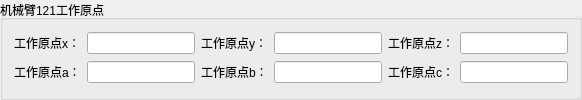
         <widget class="QGroupBox" name="groupBox_26">
          <property name="sizePolicy">
           <sizepolicy hsizetype="Preferred" vsizetype="Preferred">
            <horstretch>0</horstretch>
            <verstretch>0</verstretch>
           </sizepolicy>
          </property>
          <property name="title">
           <string>机械臂121工作原点</string>
          </property>
          <layout class="QGridLayout" name="gridLayout_32">
           <item row="0" column="0">
            <widget class="QLabel" name="label_177">
             <property name="sizePolicy">
              <sizepolicy hsizetype="Maximum" vsizetype="Fixed">
               <horstretch>0</horstretch>
               <verstretch>0</verstretch>
              </sizepolicy>
             </property>
             <property name="text">
              <string>工作原点x：</string>
             </property>
            </widget>
           </item>
           <item row="3" column="0">
            <widget class="QLabel" name="label_180">
             <property name="sizePolicy">
              <sizepolicy hsizetype="Maximum" vsizetype="Fixed">
               <horstretch>0</horstretch>
               <verstretch>0</verstretch>
              </sizepolicy>
             </property>
             <property name="text">
              <string>工作原点a：</string>
             </property>
            </widget>
           </item>
           <item row="3" column="1">
            <widget class="QLineEdit" name="Jaka_121_home_a">
             <property name="sizePolicy">
              <sizepolicy hsizetype="Preferred" vsizetype="Fixed">
               <horstretch>0</horstretch>
               <verstretch>0</verstretch>
              </sizepolicy>
             </property>
             <property name="readOnly">
              <bool>true</bool>
             </property>
            </widget>
           </item>
           <item row="0" column="2">
            <widget class="QLabel" name="label_178">
             <property name="sizePolicy">
              <sizepolicy hsizetype="Maximum" vsizetype="Fixed">
               <horstretch>0</horstretch>
               <verstretch>0</verstretch>
              </sizepolicy>
             </property>
             <property name="text">
              <string>工作原点y：</string>
             </property>
            </widget>
           </item>
           <item row="0" column="4">
            <widget class="QLabel" name="label_179">
             <property name="sizePolicy">
              <sizepolicy hsizetype="Maximum" vsizetype="Fixed">
               <horstretch>0</horstretch>
               <verstretch>0</verstretch>
              </sizepolicy>
             </property>
             <property name="text">
              <string>工作原点z：</string>
             </property>
            </widget>
           </item>
           <item row="0" column="1">
            <widget class="QLineEdit" name="Jaka_121_home_x">
             <property name="sizePolicy">
              <sizepolicy hsizetype="Preferred" vsizetype="Fixed">
               <horstretch>0</horstretch>
               <verstretch>0</verstretch>
              </sizepolicy>
             </property>
             <property name="readOnly">
              <bool>true</bool>
             </property>
            </widget>
           </item>
           <item row="0" column="3">
            <widget class="QLineEdit" name="Jaka_121_home_y">
             <property name="sizePolicy">
              <sizepolicy hsizetype="Preferred" vsizetype="Fixed">
               <horstretch>0</horstretch>
               <verstretch>0</verstretch>
              </sizepolicy>
             </property>
             <property name="readOnly">
              <bool>true</bool>
             </property>
            </widget>
           </item>
           <item row="0" column="5">
            <widget class="QLineEdit" name="Jaka_121_home_z">
             <property name="sizePolicy">
              <sizepolicy hsizetype="Preferred" vsizetype="Fixed">
               <horstretch>0</horstretch>
               <verstretch>0</verstretch>
              </sizepolicy>
             </property>
             <property name="readOnly">
              <bool>true</bool>
             </property>
            </widget>
           </item>
           <item row="3" column="2">
            <widget class="QLabel" name="label_181">
             <property name="sizePolicy">
              <sizepolicy hsizetype="Maximum" vsizetype="Fixed">
               <horstretch>0</horstretch>
               <verstretch>0</verstretch>
              </sizepolicy>
             </property>
             <property name="text">
              <string>工作原点b：</string>
             </property>
            </widget>
           </item>
           <item row="3" column="3">
            <widget class="QLineEdit" name="Jaka_121_home_b">
             <property name="sizePolicy">
              <sizepolicy hsizetype="Preferred" vsizetype="Fixed">
               <horstretch>0</horstretch>
               <verstretch>0</verstretch>
              </sizepolicy>
             </property>
             <property name="readOnly">
              <bool>true</bool>
             </property>
            </widget>
           </item>
           <item row="3" column="4">
            <widget class="QLabel" name="label_182">
             <property name="sizePolicy">
              <sizepolicy hsizetype="Maximum" vsizetype="Fixed">
               <horstretch>0</horstretch>
               <verstretch>0</verstretch>
              </sizepolicy>
             </property>
             <property name="text">
              <string>工作原点c：</string>
             </property>
            </widget>
           </item>
           <item row="3" column="5">
            <widget class="QLineEdit" name="Jaka_121_home_c">
             <property name="sizePolicy">
              <sizepolicy hsizetype="Preferred" vsizetype="Fixed">
               <horstretch>0</horstretch>
               <verstretch>0</verstretch>
              </sizepolicy>
             </property>
             <property name="readOnly">
              <bool>true</bool>
             </property>
            </widget>
           </item>
          </layout>
         </widget>
